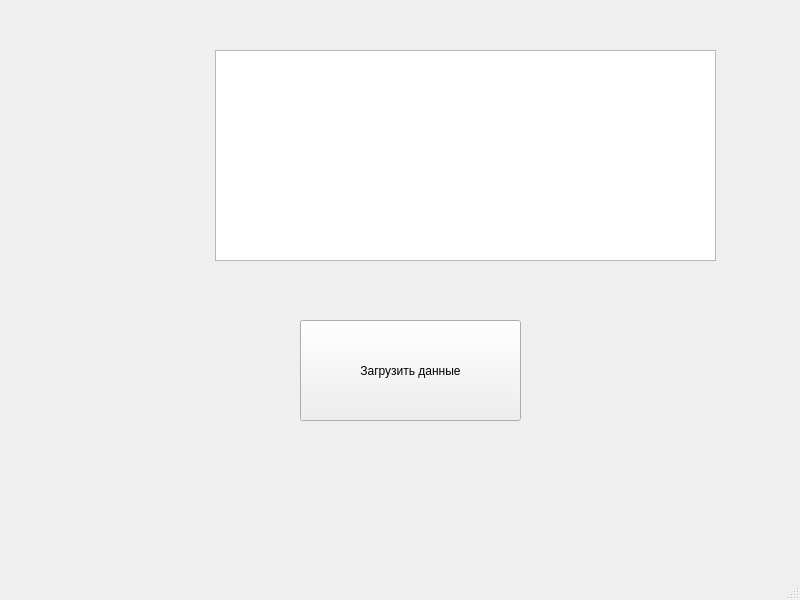
<?xml version="1.0" encoding="UTF-8"?>
<ui version="4.0">
 <class>MainWindow</class>
 <widget class="QMainWindow" name="MainWindow">
  <property name="geometry">
   <rect>
    <x>0</x>
    <y>0</y>
    <width>800</width>
    <height>600</height>
   </rect>
  </property>
  <property name="windowTitle">
   <string>MainWindow</string>
  </property>
  <widget class="QWidget" name="centralwidget">
   <widget class="QTableWidget" name="tableWidget">
    <property name="geometry">
     <rect>
      <x>215</x>
      <y>50</y>
      <width>501</width>
      <height>211</height>
     </rect>
    </property>
   </widget>
   <widget class="QPushButton" name="btnLoadData">
    <property name="geometry">
     <rect>
      <x>300</x>
      <y>320</y>
      <width>221</width>
      <height>101</height>
     </rect>
    </property>
    <property name="text">
     <string>Загрузить данные</string>
    </property>
   </widget>
  </widget>
  <widget class="QMenuBar" name="menubar">
   <property name="geometry">
    <rect>
     <x>0</x>
     <y>0</y>
     <width>800</width>
     <height>26</height>
    </rect>
   </property>
  </widget>
  <widget class="QStatusBar" name="statusbar"/>
 </widget>
 <resources/>
 <connections/>
</ui>
